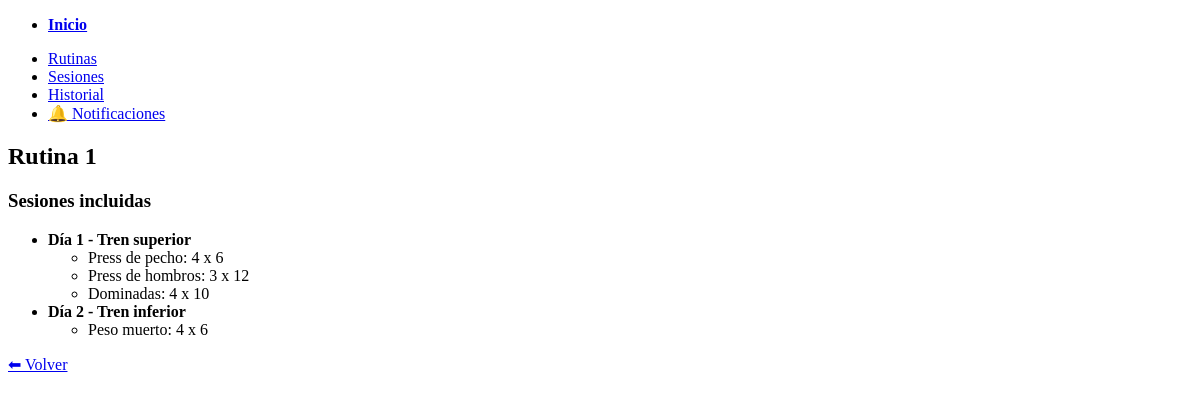
/routines/4 (signed in), run on the app's committed database.
### app/models/fitness.py (models this page shows)
class Routine(Base):
    __tablename__= "routines"
    id = Column(Integer, primary_key=True, index = True)
    name = Column(String, nullable=False)
    creator_id = Column(Integer, ForeignKey('users.id'), nullable=False)
    creator = relationship("User", back_populates='created_routines')
    plans = relationship(
        'Plan',
        secondary=plans_routines,
        back_populates='routines'
    )
    sessions = relationship(
        'Session',
        secondary = routines_sessions,
        back_populates='routines')

class Session(Base):
    __tablename__ = "sessions"
    id = Column(Integer, primary_key=True, index = True)
    session_name = Column(String, nullable=False)
    creator_id = Column(Integer, ForeignKey('users.id'))
    creator = relationship("User", back_populates='created_sessions')
    routines = relationship(
        'Routine',
        secondary=routines_sessions,
        back_populates='sessions'
    )
    exercises = relationship('Exercise', back_populates='session', cascade="all, delete-orphan")
    session_logs = relationship('SessionLog', back_populates='session', cascade="all, delete-orphan")

class Exercise(Base):
    __tablename__ = "exercises"
    id = Column(Integer, primary_key=True)
    session_id = Column(Integer, ForeignKey("sessions.id"))
    exercise_name = Column(String)
    target_sets = Column(Integer)
    target_reps = Column(Integer)
    target_weight = Column(Float, nullable=True)
    session = relationship("Session", back_populates="exercises")
    primary_muscles = Column(JSON)   # e.g., ["pecho", "tríceps"]
    secondary_muscles = Column(JSON) # e.g., ["hombros"]
    logs = relationship("ExerciseLog",back_populates='exercise')

### app/api/routes/routines.py (the view)
@router.get("/{routine_id}", response_class=HTMLResponse)
def get_routine_detail(
    request: Request,
    routine_id: int,
    db: db_Session = Depends(get_db),
    current_user: User = Depends(get_current_user)
):
    routine = db.query(Routine).filter_by(id=routine_id).first()
    if not routine:
        raise HTTPException(status_code=404, detail="Rutina no encontrada")
    if routine.creator_id != current_user.id:
        raise HTTPException(status_code=403, detail="No tienes permisos para ver esta rutina")
    return templates.TemplateResponse(
        "routine_detail.html",
        {"request": request, "routine": routine}
    )

### app/templates/routine_detail.html (shortened to what this page needs)
{% extends "base.html" %}
{% block content %}
<h2>{{ routine.name }}</h2>
<article>
    <h3>Sesiones incluidas</h3>
  <ul>
    {% for s in routine.sessions %}
      <li>
        <strong>{{ s.session_name }}</strong>
        <ul>
          {% for ex in s.exercises %}
            <li>
                {{ ex.exercise_name }}:
                {{ ex.target_sets }} x {{ ex.target_reps }}
            </li>
          {% else %}
            <li><em>Sin ejercicios</em></li>
          {% endfor %}
        </ul>
      </li>
    {% else %}
      <li><em>No hay sesiones asignadas</em></li>
    {% endfor %}
  </ul>
</article>
<a href="/routines" role="button">⬅ Volver</a>
{% endblock %}

### data on the page
Routine: name "Rutina 1"
Exercise: exercise_name "Press de pecho", target_sets "4", target_reps "6"
Exercise: exercise_name "Press de hombros", target_sets "3", target_reps "12"
Exercise: exercise_name "Dominadas", target_sets "4", target_reps "10"
Exercise: exercise_name "Peso muerto", target_sets "4", target_reps "6"

### other printed values
{{ s.session_name }} "Día 1 - Tren superior"
{{ s.session_name }} "Día 2 - Tren inferior"
